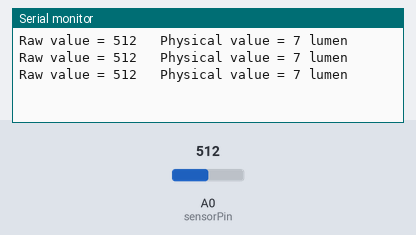
Simulated run of this sketch. Board: Arduino Uno, built with avr-gcc and run on an emulated ATmega328P. Shown: the last lines printed to the serial monitor. Inputs (shaded band) come from the test bench; at power-on: A0 (sensorPin) = 512.

Above: at 1.3 s.
1.4 s: A0 (sensorPin) set to 716
At 1.9 s:
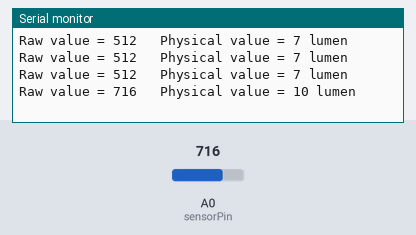
2.9 s: A0 (sensorPin) set to 900
At 3.4 s:
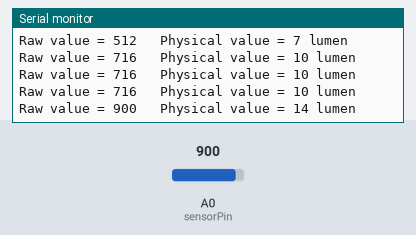
Timing chart, 0 to 5.9 s (numbered marks = the images above; inputs shaded):
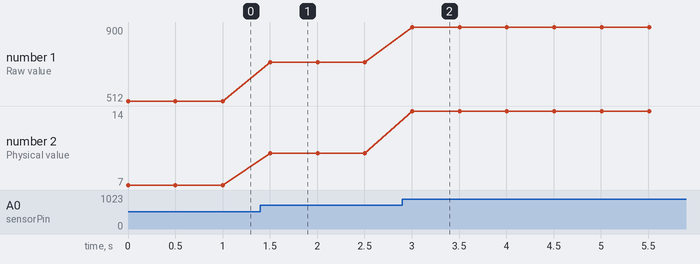

Measured:
- after the input at 1.4 s, the serial monitor: prints a new line after 0.10 s (image 1)
- after the input at 2.9 s, the serial monitor: prints a new line after 0.11 s (image 2)
- plotted number 1: 512 → 716 after the input at 1.4 s, 716 → 900 after the input at 2.9 s
- plotted number 2: 7 → 10 after the input at 1.4 s, 10 → 14 after the input at 2.9 s

The sketch:

rldr-to-lux.ino
```cpp
#define DELAY 500
#define VIN 5
#define R 10000 //ohm resistor
#define RES 12  //resolution depend of microcontroler

const int sensorPin = A0;
int sensorVal, lux;

float sensorRawToPhys(int raw) {
  float Vout = float(raw) * (VIN / float(pow(2, RES)-1));  // Conversion analog to voltage
  float RLDR = (R * (VIN - Vout)) / Vout;         // Conversion voltage to resistance
  float phys = 500 / (RLDR / 1000);                 // Conversion resitance to lumen
  return phys;
}

void setup(void) {
  Serial.begin(115200);
}

void loop(void) {
  sensorVal = analogRead(sensorPin);
  lux = sensorRawToPhys(sensorVal);
  Serial.print("Raw value = ");
  Serial.print(sensorVal);
  Serial.print("\t Physical value = ");
  Serial.print(lux);
  Serial.println(" lumen");
  delay(DELAY);
}
```
